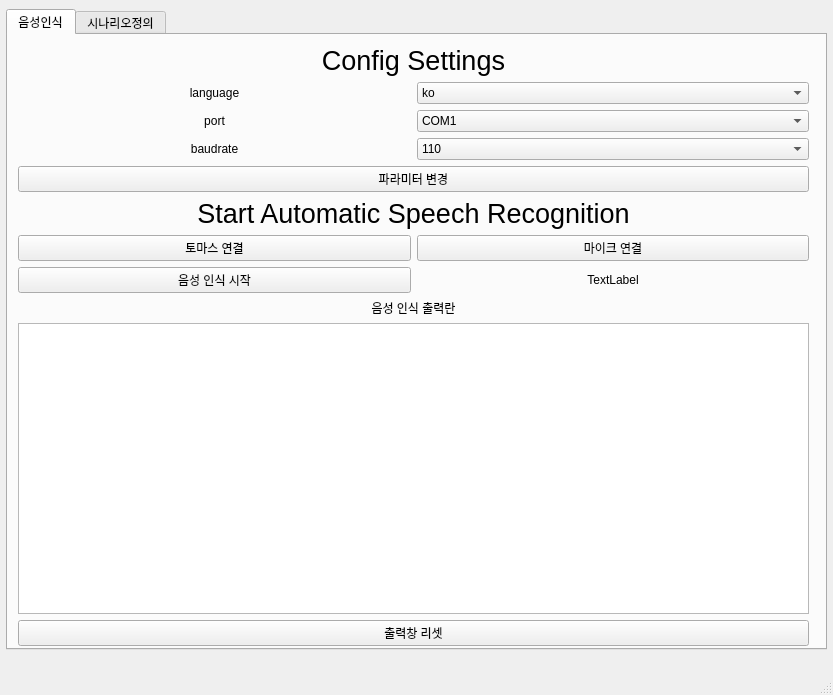
<?xml version="1.0" encoding="UTF-8"?>
<ui version="4.0">
 <class>MainWindow</class>
 <widget class="QMainWindow" name="MainWindow">
  <property name="geometry">
   <rect>
    <x>0</x>
    <y>0</y>
    <width>833</width>
    <height>695</height>
   </rect>
  </property>
  <property name="windowTitle">
   <string>MainWindow</string>
  </property>
  <widget class="QWidget" name="centralwidget">
   <widget class="QTabWidget" name="tabWidget">
    <property name="geometry">
     <rect>
      <x>6</x>
      <y>9</y>
      <width>821</width>
      <height>641</height>
     </rect>
    </property>
    <property name="currentIndex">
     <number>0</number>
    </property>
    <widget class="QWidget" name="tab_1">
     <attribute name="title">
      <string>음성인식</string>
     </attribute>
     <widget class="QWidget" name="layoutWidget">
      <property name="geometry">
       <rect>
        <x>10</x>
        <y>10</y>
        <width>791</width>
        <height>601</height>
       </rect>
      </property>
      <layout class="QGridLayout" name="gridLayout">
       <item row="7" column="0">
        <widget class="QPushButton" name="pushButton_2">
         <property name="text">
          <string>토마스 연결</string>
         </property>
        </widget>
       </item>
       <item row="4" column="0">
        <widget class="QLabel" name="label_3">
         <property name="text">
          <string>baudrate</string>
         </property>
         <property name="alignment">
          <set>Qt::AlignCenter</set>
         </property>
        </widget>
       </item>
       <item row="8" column="0">
        <widget class="QPushButton" name="pushButton_4">
         <property name="text">
          <string>음성 인식 시작</string>
         </property>
        </widget>
       </item>
       <item row="8" column="1">
        <widget class="QLabel" name="label_4">
         <property name="text">
          <string>TextLabel</string>
         </property>
         <property name="alignment">
          <set>Qt::AlignCenter</set>
         </property>
        </widget>
       </item>
       <item row="10" column="0" colspan="2">
        <widget class="QTextEdit" name="textEdit"/>
       </item>
       <item row="2" column="1">
        <widget class="QComboBox" name="comboBox_1">
         <item>
          <property name="text">
           <string>ko</string>
          </property>
         </item>
        </widget>
       </item>
       <item row="3" column="1">
        <widget class="QComboBox" name="comboBox_2">
         <item>
          <property name="text">
           <string>COM1</string>
          </property>
         </item>
         <item>
          <property name="text">
           <string>COM2</string>
          </property>
         </item>
         <item>
          <property name="text">
           <string>COM3</string>
          </property>
         </item>
         <item>
          <property name="text">
           <string>COM4</string>
          </property>
         </item>
         <item>
          <property name="text">
           <string>COM5</string>
          </property>
         </item>
         <item>
          <property name="text">
           <string>COM6</string>
          </property>
         </item>
         <item>
          <property name="text">
           <string>COM7</string>
          </property>
         </item>
         <item>
          <property name="text">
           <string>COM8</string>
          </property>
         </item>
         <item>
          <property name="text">
           <string>COM9</string>
          </property>
         </item>
         <item>
          <property name="text">
           <string>COM10</string>
          </property>
         </item>
         <item>
          <property name="text">
           <string>COM11</string>
          </property>
         </item>
         <item>
          <property name="text">
           <string>COM12</string>
          </property>
         </item>
        </widget>
       </item>
       <item row="5" column="0" colspan="2">
        <widget class="QPushButton" name="pushButton_1">
         <property name="text">
          <string>파라미터 변경</string>
         </property>
        </widget>
       </item>
       <item row="11" column="0" colspan="2">
        <widget class="QPushButton" name="pushButton_5">
         <property name="text">
          <string>출력창 리셋</string>
         </property>
        </widget>
       </item>
       <item row="0" column="0" colspan="2">
        <widget class="QLabel" name="label_0">
         <property name="font">
          <font>
           <pointsize>20</pointsize>
          </font>
         </property>
         <property name="text">
          <string>Config Settings</string>
         </property>
         <property name="alignment">
          <set>Qt::AlignCenter</set>
         </property>
        </widget>
       </item>
       <item row="9" column="0" colspan="2">
        <widget class="QLabel" name="label_5">
         <property name="text">
          <string>음성 인식 출력란</string>
         </property>
         <property name="alignment">
          <set>Qt::AlignCenter</set>
         </property>
        </widget>
       </item>
       <item row="2" column="0">
        <widget class="QLabel" name="label_1">
         <property name="text">
          <string>language</string>
         </property>
         <property name="alignment">
          <set>Qt::AlignCenter</set>
         </property>
        </widget>
       </item>
       <item row="3" column="0">
        <widget class="QLabel" name="label_2">
         <property name="text">
          <string>port</string>
         </property>
         <property name="alignment">
          <set>Qt::AlignCenter</set>
         </property>
        </widget>
       </item>
       <item row="4" column="1">
        <widget class="QComboBox" name="comboBox_3">
         <item>
          <property name="text">
           <string>110</string>
          </property>
         </item>
         <item>
          <property name="text">
           <string>300</string>
          </property>
         </item>
         <item>
          <property name="text">
           <string>600</string>
          </property>
         </item>
         <item>
          <property name="text">
           <string>1200</string>
          </property>
         </item>
         <item>
          <property name="text">
           <string>2400</string>
          </property>
         </item>
         <item>
          <property name="text">
           <string>4800</string>
          </property>
         </item>
         <item>
          <property name="text">
           <string>9600</string>
          </property>
         </item>
         <item>
          <property name="text">
           <string>14400</string>
          </property>
         </item>
         <item>
          <property name="text">
           <string>19200</string>
          </property>
         </item>
         <item>
          <property name="text">
           <string>38400</string>
          </property>
         </item>
         <item>
          <property name="text">
           <string>57600</string>
          </property>
         </item>
         <item>
          <property name="text">
           <string>115200</string>
          </property>
         </item>
         <item>
          <property name="text">
           <string>128000</string>
          </property>
         </item>
         <item>
          <property name="text">
           <string>256000</string>
          </property>
         </item>
        </widget>
       </item>
       <item row="7" column="1">
        <widget class="QPushButton" name="pushButton_3">
         <property name="text">
          <string>마이크 연결</string>
         </property>
        </widget>
       </item>
       <item row="6" column="0" colspan="2">
        <widget class="QLabel" name="label">
         <property name="font">
          <font>
           <pointsize>20</pointsize>
          </font>
         </property>
         <property name="text">
          <string>Start Automatic Speech Recognition</string>
         </property>
         <property name="alignment">
          <set>Qt::AlignCenter</set>
         </property>
        </widget>
       </item>
      </layout>
     </widget>
    </widget>
    <widget class="QWidget" name="tab_2">
     <attribute name="title">
      <string>시나리오정의</string>
     </attribute>
     <widget class="QWidget" name="gridLayoutWidget">
      <property name="geometry">
       <rect>
        <x>9</x>
        <y>9</y>
        <width>791</width>
        <height>591</height>
       </rect>
      </property>
      <layout class="QGridLayout" name="gridLayout_2">
       <item row="1" column="0">
        <widget class="QTableWidget" name="tableWidget">
         <property name="selectionMode">
          <enum>QAbstractItemView::ContiguousSelection</enum>
         </property>
         <property name="rowCount">
          <number>1</number>
         </property>
         <property name="columnCount">
          <number>2</number>
         </property>
         <attribute name="horizontalHeaderMinimumSectionSize">
          <number>34</number>
         </attribute>
         <attribute name="horizontalHeaderDefaultSectionSize">
          <number>385</number>
         </attribute>
         <attribute name="verticalHeaderMinimumSectionSize">
          <number>30</number>
         </attribute>
         <attribute name="verticalHeaderDefaultSectionSize">
          <number>40</number>
         </attribute>
         <row/>
         <column/>
         <column/>
        </widget>
       </item>
       <item row="4" column="0">
        <widget class="QPushButton" name="pushButton_8">
         <property name="text">
          <string>시나리오 삭제</string>
         </property>
        </widget>
       </item>
       <item row="3" column="0">
        <widget class="QPushButton" name="pushButton_7">
         <property name="text">
          <string>시나리오 추가</string>
         </property>
        </widget>
       </item>
       <item row="2" column="0">
        <widget class="QPushButton" name="pushButton_6">
         <property name="text">
          <string>시나리오 조회</string>
         </property>
        </widget>
       </item>
       <item row="5" column="0">
        <widget class="QPushButton" name="pushButton_9">
         <property name="text">
          <string>시나리오 수정</string>
         </property>
        </widget>
       </item>
      </layout>
     </widget>
    </widget>
   </widget>
  </widget>
  <widget class="QMenuBar" name="menubar">
   <property name="geometry">
    <rect>
     <x>0</x>
     <y>0</y>
     <width>833</width>
     <height>21</height>
    </rect>
   </property>
  </widget>
  <widget class="QStatusBar" name="statusbar"/>
 </widget>
 <resources/>
 <connections/>
</ui>
